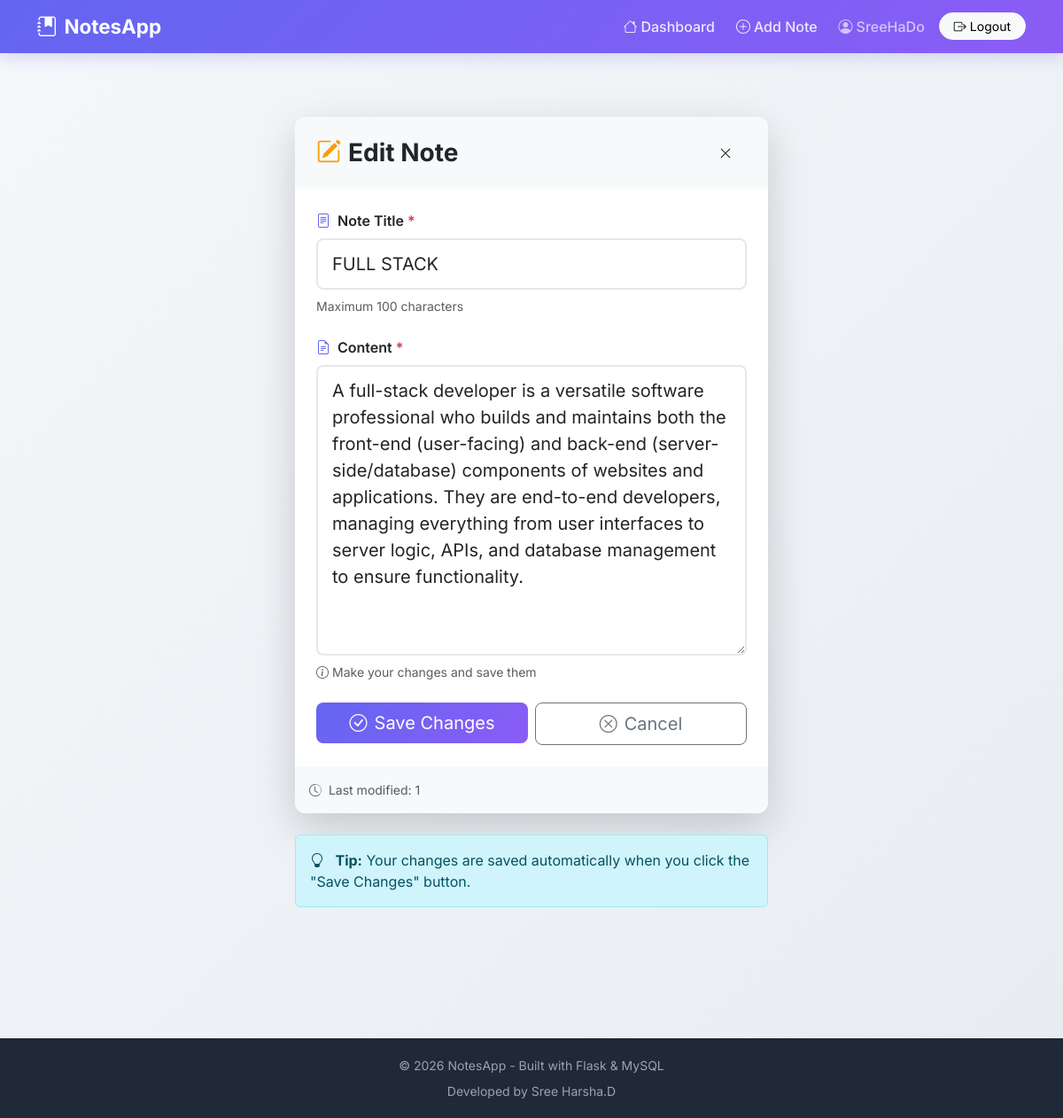
Screenshot of /editnote/3 (signed in) with the database file from the repository.
### tables this page shows
CREATE TABLE notes (
            id INTEGER PRIMARY KEY AUTOINCREMENT,
            title TEXT NOT NULL,
            content TEXT NOT NULL,
            user_id INTEGER NOT NULL,
            created_at TIMESTAMP DEFAULT CURRENT_TIMESTAMP,
            FOREIGN KEY (user_id) REFERENCES users(id) ON DELETE CASCADE
        );

### app.py (the view, shortened to what this page needs)
@app.route("/editnote/<int:note_id>", methods=["GET", "POST"])
def edit_note(note_id):
    if "user_id" not in session:
        return redirect("/login")
    con = get_db()
    cur = con.cursor()
    cur.execute(
        "SELECT * FROM notes WHERE id = ? AND user_id = ?",
        (note_id, session["user_id"])
    )
    note = cur.fetchone()
    con.close()
    if not note:
        flash("Note not found.", "danger")
        return redirect("/dashboard")
    return render_template("edit_note.html", note=note)

### app.py (called while the page is built)
def get_db():
    con = sqlite3.connect("notes_db.db")
    return con

### templates/edit_note.html (shortened to what this page needs)
{% extends "base.html" %}
{% block content %}
<div class="container py-5">
    <div class="row justify-content-center">
        <div class="col-12 col-md-8 col-lg-6">
            <div class="card shadow-lg border-0" style="border-radius: 12px;">
                <div class="card-header bg-light border-0" style="border-radius: 12px 12px 0 0; padding: 1.5rem;">
                    <div class="d-flex align-items-center justify-content-between">
                        <h3 class="fw-bold mb-0">
                            <i class="bi bi-pencil-square me-2" style="color: #f59e0b;"></i>Edit Note
                        </h3>
                        <a href="/dashboard" class="btn btn-sm btn-light rounded-pill px-3">
                            <i class="bi bi-x-lg"></i>
                        </a>
                    </div>
                </div>
                <div class="card-body p-4">
                    <form method="post" action="/editnote/{{ note[0] }}">
                        <div class="mb-4">
                            <label class="form-label fw-semibold mb-2">
                                <i class="bi bi-file-text me-2" style="color: #6366f1;"></i>Note Title
                                <span class="text-danger">*</span>
                            </label>
                            <input type="text" name="title" class="form-control form-control-lg"
                                   placeholder="e.g. Meeting Summary, Shopping List..."
                                   value="{{ note[1] }}" required maxlength="100"
                                   style="border-radius: 8px; border: 2px solid #e5e7eb;">
                            <small class="text-muted d-block mt-2">Maximum 100 characters</small>
                        </div>
                        <div class="mb-4">
                            <label class="form-label fw-semibold mb-2">
                                <i class="bi bi-file-earmark-text me-2" style="color: #6366f1;"></i>Content
                                <span class="text-danger">*</span>
                            </label>
                            <textarea name="content" class="form-control form-control-lg"
                                      placeholder="Write your note here..."
                                      rows="10" required
                                      style="border-radius: 8px; border: 2px solid #e5e7eb; font-family: inherit;">{{ note[2] }}</textarea>
                            <small class="text-muted d-block mt-2">
                                <i class="bi bi-info-circle me-1"></i>Make your changes and save them
                            </small>
                        </div>
                        <div class="d-grid gap-2 gap-sm-2">
                            <div class="row g-2">
                                <div class="col-12 col-sm-6">
                                    <button type="submit" class="btn btn-primary btn-lg w-100" style="border-radius: 8px;">
                                        <i class="bi bi-check-circle me-2"></i>Save Changes
                                    </button>
                                </div>
                                <div class="col-12 col-sm-6">
                                    <a href="/dashboard" class="btn btn-outline-secondary btn-lg w-100" style="border-radius: 8px;">
                                        <i class="bi bi-x-circle me-2"></i>Cancel
                                    </a>
                                </div>
                            </div>
                        </div>
                    </form>
                </div>
                <div class="card-footer bg-light border-0 text-muted small" style="border-radius: 0 0 12px 12px; padding: 1rem;">
                    <i class="bi bi-clock-history me-1"></i>
                    Last modified: {{ note[3].strftime('%Y-%m-%d %H:%M') if note[3].__class__.__name__ == 'datetime' else note[3] }}
                </div>
            </div>
            <div class="alert alert-info mt-4" role="alert">
                <i class="bi bi-lightbulb me-2"></i>
                <strong>Tip:</strong> Your changes are saved automatically when you click the "Save Changes" button.
            </div>
        </div>
    </div>
</div>
{% endblock %}

### templates/base.html (style rules this page uses)
body { font-family: 'Inter', sans-serif; background: linear-gradient(135deg, #f5f7fa 0%, #e8ecf1 100%); min-height: 100vh; }
.card { border: none; border-radius: 16px; box-shadow: 0 4px 24px rgba(0,0,0,0.08); transition: transform 0.2s ease, box-shadow 0.2s ease; }
.btn-primary { background: linear-gradient(135deg,#6366f1,#8b5cf6); border:none; border-radius: 10px; }
.form-control, .form-select { border-radius: 10px; border: 2px solid #e5e7eb; padding: 12px 16px; transition: border-color 0.2s; }

### templates/edit_note.html (style rules this page uses)
.btn { transition: all 0.3s ease; }

### rows the page displays
notes: title "FULL STACK", content "A full-stack developer is a versatile software professional who builds and maintains both the front-end (user-facing) and back-end (server-side/database) components of websites and applications. They are end-to-end developers, managing everything from user interfaces to server logic, APIs, and database management to ensure functionality.", user "1"

### other values shown
{{ session.get("username") }} "SreeHaDo"
